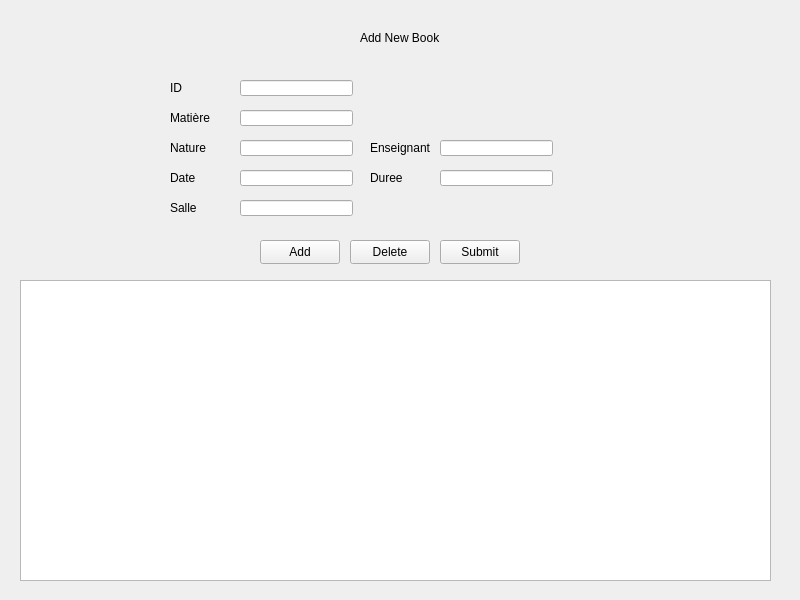
<?xml version="1.0" encoding="UTF-8"?>
<ui version="4.0">
 <class>Widget</class>
 <widget class="QWidget" name="Widget">
  <property name="geometry">
   <rect>
    <x>0</x>
    <y>0</y>
    <width>800</width>
    <height>600</height>
   </rect>
  </property>
  <property name="windowTitle">
   <string>Widget</string>
  </property>
  <widget class="QPushButton" name="addButton">
   <property name="geometry">
    <rect>
     <x>260</x>
     <y>240</y>
     <width>80</width>
     <height>24</height>
    </rect>
   </property>
   <property name="text">
    <string>Add</string>
   </property>
  </widget>
  <widget class="QPushButton" name="deleteButton">
   <property name="geometry">
    <rect>
     <x>350</x>
     <y>240</y>
     <width>80</width>
     <height>24</height>
    </rect>
   </property>
   <property name="text">
    <string>Delete</string>
   </property>
  </widget>
  <widget class="QPushButton" name="submitButton">
   <property name="geometry">
    <rect>
     <x>440</x>
     <y>240</y>
     <width>80</width>
     <height>24</height>
    </rect>
   </property>
   <property name="text">
    <string>Submit</string>
   </property>
  </widget>
  <widget class="QTableView" name="tableView">
   <property name="geometry">
    <rect>
     <x>20</x>
     <y>280</y>
     <width>751</width>
     <height>301</height>
    </rect>
   </property>
  </widget>
  <widget class="QLabel" name="label">
   <property name="geometry">
    <rect>
     <x>170</x>
     <y>80</y>
     <width>49</width>
     <height>16</height>
    </rect>
   </property>
   <property name="text">
    <string>ID</string>
   </property>
  </widget>
  <widget class="QLabel" name="label_2">
   <property name="geometry">
    <rect>
     <x>170</x>
     <y>110</y>
     <width>49</width>
     <height>16</height>
    </rect>
   </property>
   <property name="text">
    <string>Matière</string>
   </property>
  </widget>
  <widget class="QLabel" name="label_3">
   <property name="geometry">
    <rect>
     <x>170</x>
     <y>140</y>
     <width>49</width>
     <height>16</height>
    </rect>
   </property>
   <property name="text">
    <string>Nature</string>
   </property>
  </widget>
  <widget class="QLabel" name="label_4">
   <property name="geometry">
    <rect>
     <x>170</x>
     <y>170</y>
     <width>61</width>
     <height>16</height>
    </rect>
   </property>
   <property name="text">
    <string>Date</string>
   </property>
  </widget>
  <widget class="QLabel" name="label_5">
   <property name="geometry">
    <rect>
     <x>170</x>
     <y>200</y>
     <width>49</width>
     <height>16</height>
    </rect>
   </property>
   <property name="text">
    <string>Salle</string>
   </property>
  </widget>
  <widget class="QLineEdit" name="edId">
   <property name="geometry">
    <rect>
     <x>240</x>
     <y>80</y>
     <width>113</width>
     <height>16</height>
    </rect>
   </property>
  </widget>
  <widget class="QLineEdit" name="edMatiere">
   <property name="geometry">
    <rect>
     <x>240</x>
     <y>110</y>
     <width>113</width>
     <height>16</height>
    </rect>
   </property>
  </widget>
  <widget class="QLineEdit" name="edNature">
   <property name="geometry">
    <rect>
     <x>240</x>
     <y>140</y>
     <width>113</width>
     <height>16</height>
    </rect>
   </property>
  </widget>
  <widget class="QLineEdit" name="edDate">
   <property name="geometry">
    <rect>
     <x>240</x>
     <y>170</y>
     <width>113</width>
     <height>16</height>
    </rect>
   </property>
  </widget>
  <widget class="QLineEdit" name="edSalle">
   <property name="geometry">
    <rect>
     <x>240</x>
     <y>200</y>
     <width>113</width>
     <height>16</height>
    </rect>
   </property>
  </widget>
  <widget class="QLabel" name="label_6">
   <property name="geometry">
    <rect>
     <x>370</x>
     <y>140</y>
     <width>61</width>
     <height>16</height>
    </rect>
   </property>
   <property name="text">
    <string>Enseignant</string>
   </property>
  </widget>
  <widget class="QLabel" name="label_7">
   <property name="geometry">
    <rect>
     <x>370</x>
     <y>170</y>
     <width>49</width>
     <height>16</height>
    </rect>
   </property>
   <property name="text">
    <string>Duree</string>
   </property>
  </widget>
  <widget class="QLineEdit" name="edEnseignant">
   <property name="geometry">
    <rect>
     <x>440</x>
     <y>140</y>
     <width>113</width>
     <height>16</height>
    </rect>
   </property>
  </widget>
  <widget class="QLabel" name="label_8">
   <property name="geometry">
    <rect>
     <x>360</x>
     <y>30</y>
     <width>81</width>
     <height>16</height>
    </rect>
   </property>
   <property name="text">
    <string>Add New Book</string>
   </property>
  </widget>
  <widget class="QLineEdit" name="edDuree">
   <property name="geometry">
    <rect>
     <x>440</x>
     <y>170</y>
     <width>113</width>
     <height>16</height>
    </rect>
   </property>
  </widget>
 </widget>
 <resources/>
 <connections/>
</ui>
